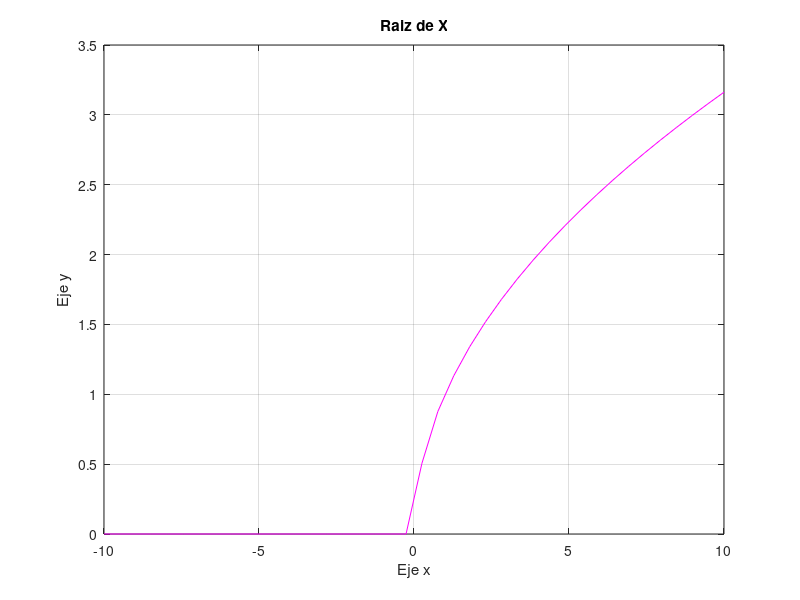

MATLAB code to generate this figure:
%Acá creamos un vector de valores (lim inferior, lim superior, n puntos)
x = linspace (-10, 10, 40);

%Acá graficamos las funciones
plot (x, sqrt(x), 'm');

%Acá ponemos titulo y etiquetas ejes
title ('Raiz de X');

xlabel('Eje x');
ylabel('Eje y');

grid on